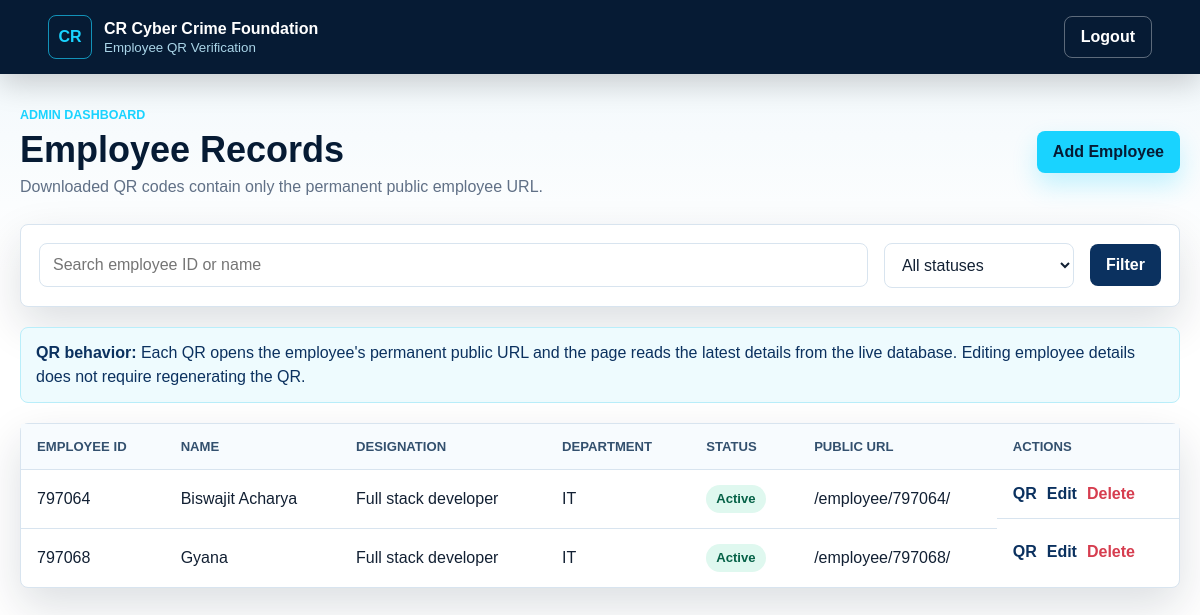
Screenshot of / (signed in) with the database file from the repository.
### employees/models.py (models this page shows, shortened)
class Employee(models.Model):
    class Status(models.TextChoices):
        ACTIVE = "Active", "Active"
        INACTIVE = "Inactive", "Inactive"
    verification_token = models.UUIDField(default=uuid.uuid4, unique=True, editable=False)
    employee_id = models.CharField(max_length=40, unique=True)
    full_name = models.CharField(max_length=120)
    designation = models.CharField(max_length=120)
    department = models.CharField(max_length=120)
    phone = models.CharField(max_length=25)
    email = models.EmailField()
    company_name = models.CharField(max_length=180, default="CR Cyber Crime Foundation")
    company_address = models.TextField()
    joining_date = models.DateField()
    profile_photo = models.ImageField(upload_to="employee_photos/", blank=True, null=True)
    status = models.CharField(max_length=10, choices=Status.choices, default=Status.ACTIVE)
    created_at = models.DateTimeField(auto_now_add=True)
    updated_at = models.DateTimeField(auto_now=True)
    class Meta:
        ordering = ["full_name"]
    def get_public_url(self):
        return reverse("employee_public", kwargs={"employee_id": self.employee_id})

### employees/views.py (the view)
    @login_required
    @user_passes_test(lambda user: user.is_staff or user.is_superuser)
    def wrapped(request, *args, **kwargs):
        if not (request.user.is_staff or request.user.is_superuser):
            raise PermissionDenied
        return view_func(request, *args, **kwargs)

### employees/views.py (called while the page is built)
def admin_required(view_func):
    @login_required
    @user_passes_test(lambda user: user.is_staff or user.is_superuser)
    def wrapped(request, *args, **kwargs):
        if not (request.user.is_staff or request.user.is_superuser):
            raise PermissionDenied
        return view_func(request, *args, **kwargs)
    return wrapped

@admin_required
def dashboard(request):
    query = request.GET.get("q", "").strip()
    status = request.GET.get("status", "").strip()
    employees = Employee.objects.all()
    if query:
        employees = employees.filter(Q(employee_id__icontains=query) | Q(full_name__icontains=query))
    if status in {Employee.Status.ACTIVE, Employee.Status.INACTIVE}:
        employees = employees.filter(status=status)
    return render(
        request,
        "employees/dashboard.html",
        {"employees": employees, "query": query, "status": status},
    )

### templates/employees/dashboard.html (shortened to what this page needs)
{% extends "employees/base.html" %}
{% block content %}
<section class="dashboard-head">
    <div>
        <div class="section-kicker">Admin Dashboard</div>
        <h1>Employee Records</h1>
        <p class="muted">Downloaded QR codes contain only the permanent public employee URL.</p>
    </div>
    <a class="primary-button" href="{% url 'employee_create' %}">Add Employee</a>
</section>
<form class="toolbar" method="get">
    <input type="search" name="q" value="{{ query }}" placeholder="Search employee ID or name">
    <select name="status">
        <option value="">All statuses</option>
    </select>
    <button class="secondary-button" type="submit">Filter</button>
</form>
<section class="info-note">
    <strong>QR behavior:</strong>
    Each QR opens the employee's permanent public URL and the page reads the latest details from the live database.
    Editing employee details does not require regenerating the QR.
</section>
<section class="table-card">
    <div class="responsive-table">
        <table>
            <thead>
                <tr>
                    <th>Employee ID</th>
                    <th>Name</th>
                    <th>Designation</th>
                    <th>Department</th>
                    <th>Status</th>
                    <th>Public URL</th>
                    <th>Actions</th>
                </tr>
            </thead>
            <tbody>
                {% for employee in employees %}
                    <tr>
                        <td>{{ employee.employee_id }}</td>
                        <td>{{ employee.full_name }}</td>
                        <td>{{ employee.designation }}</td>
                        <td>{{ employee.department }}</td>
                        <td><span class="status-pill {{ employee.status|lower }}">{{ employee.status }}</span></td>
                        <td><a href="{{ employee.get_public_url }}" target="_blank" rel="noopener">{{ employee.get_public_url }}</a></td>
                        <td class="actions">
                            <a href="{% url 'employee_qr_download' employee.pk %}">QR</a>
                            <a href="{% url 'employee_update' employee.pk %}">Edit</a>
                            <a class="danger-link" href="{% url 'employee_delete' employee.pk %}">Delete</a>
                        </td>
                    </tr>
                {% empty %}
                    <tr>
                        <td colspan="7" class="empty-state">No employee records found.</td>
                    </tr>
                {% endfor %}
            </tbody>
        </table>
    </div>
</section>
{% endblock %}

### templates/employees/base.html (shortened to what this page needs)
{% load static %}
<!doctype html>
<html lang="en">
<head>
    <link rel="stylesheet" href="{% static 'employees/css/styles.css' %}">
</head>
<body>
    <header class="topbar">
        <a class="brand" href="{% url 'dashboard' %}">
            <span class="brand-mark">CR</span>
            <span>
                <strong>CR Cyber Crime Foundation</strong>
                <small>Employee QR Verification</small>
            </span>
        </a>
        {% if request.user.is_authenticated %}
            <form action="{% url 'logout' %}" method="post">
                <button class="ghost-button" type="submit">Logout</button>
            </form>
        {% endif %}
    </header>
    <main class="page">
        {% block content %}{% endblock %}
    </main>
</body>
</html>

### static/employees/css/styles.css (style rules this page uses)
:root { --navy: #061b34; --blue: #0b315f; --cyan: #19d3ff; --cyan-soft: #d9f8ff; --white: #ffffff; --mist: #f3f7fb; --line: #d8e4ef; --text: #122033; --muted: #607086; --danger: #d63d4f; --success: #0a9f72; --shadow: 0 18px 45px rgba(6, 27, 52, 0.14); }
* { box-sizing: border-box; }
body { margin: 0; font-family: Arial, Helvetica, sans-serif; color: var(--text); background: linear-gradient(180deg, #eff7fb 0%, #ffffff 42%); }
a { color: inherit; text-decoration: none; }
.topbar { display: flex; align-items: center; justify-content: space-between; gap: 18px; min-height: 74px; padding: 14px clamp(18px, 4vw, 54px); color: var(--white); background: var(--navy); box-shadow: 0 10px 30px rgba(0, 0, 0, 0.18); }
.brand, .verify-brand { display: flex; align-items: center; gap: 12px; }
.brand small, .verify-brand small { display: block; color: #aad5e8; margin-top: 2px; }
.brand-mark { display: inline-grid; place-items: center; width: 44px; height: 44px; flex: 0 0 44px; border: 1px solid rgba(25, 211, 255, 0.65); border-radius: 8px; color: var(--cyan); font-weight: 800; letter-spacing: 0; }
.page { width: min(1160px, calc(100% - 32px)); margin: 34px auto 60px; }
.dashboard-head, .toolbar, .form-actions, .public-head { display: flex; align-items: center; justify-content: space-between; gap: 16px; }
.section-kicker { color: var(--cyan); font-size: 0.78rem; font-weight: 800; letter-spacing: 0; text-transform: uppercase; }
h1 { margin: 8px 0; color: var(--navy); font-size: clamp(1.8rem, 3vw, 2.6rem); line-height: 1.1; }
.muted { color: var(--muted); margin: 0; }
button, input, select, textarea { font: inherit; }
input, select, textarea { width: 100%; border: 1px solid var(--line); border-radius: 8px; padding: 12px 13px; color: var(--text); background: var(--white); outline: none; transition: border-color 160ms ease, box-shadow 160ms ease; }
.primary-button, .secondary-button, .ghost-button, .danger-button { display: inline-flex; align-items: center; justify-content: center; min-height: 42px; border: 0; border-radius: 8px; padding: 10px 16px; cursor: pointer; font-weight: 700; transition: transform 160ms ease, box-shadow 160ms ease, background 160ms ease; }
.primary-button { color: var(--navy); background: var(--cyan); box-shadow: 0 12px 24px rgba(25, 211, 255, 0.24); }
.secondary-button { color: var(--white); background: var(--blue); }
.ghost-button { color: var(--white); border: 1px solid rgba(255, 255, 255, 0.35); background: transparent; }
.toolbar { margin: 28px 0 20px; padding: 18px; border: 1px solid var(--line); border-radius: 8px; background: var(--white); box-shadow: var(--shadow); }
.toolbar input { flex: 1; }
.toolbar select { max-width: 190px; }
.table-card, .form-shell, .auth-panel, .confirm-card, .verification-card { border: 1px solid var(--line); border-radius: 8px; background: var(--white); box-shadow: var(--shadow); }
.responsive-table { overflow-x: auto; }
table { width: 100%; border-collapse: collapse; }
th, td { padding: 15px 16px; text-align: left; border-bottom: 1px solid var(--line); white-space: nowrap; }
th { color: #33506e; background: #f7fbfe; font-size: 0.82rem; text-transform: uppercase; }
tr:last-child td { border-bottom: 0; }
.actions { display: flex; gap: 10px; }
.actions a { color: var(--blue); font-weight: 700; }
.actions .danger-link { color: var(--danger); }
.status-pill { display: inline-flex; align-items: center; min-height: 28px; border-radius: 999px; padding: 5px 10px; font-size: 0.82rem; font-weight: 800; }
.status-pill.active { color: #066247; background: #dff8ef; }
.info-note, .form-note { border: 1px solid #b9eefa; border-radius: 8px; padding: 13px 15px; color: var(--blue); background: #eefbfe; line-height: 1.5; }
.info-note { margin: 0 0 20px; }

### rows the page displays
Employee: employee_id "797064", full_name "Biswajit Acharya", designation "Full stack developer", department "IT", status "Active", get_public_url "/employee/797064/"
Employee: employee_id "797068", full_name "Gyana", designation "Full stack developer", department "IT", status "Active", get_public_url "/employee/797068/"
